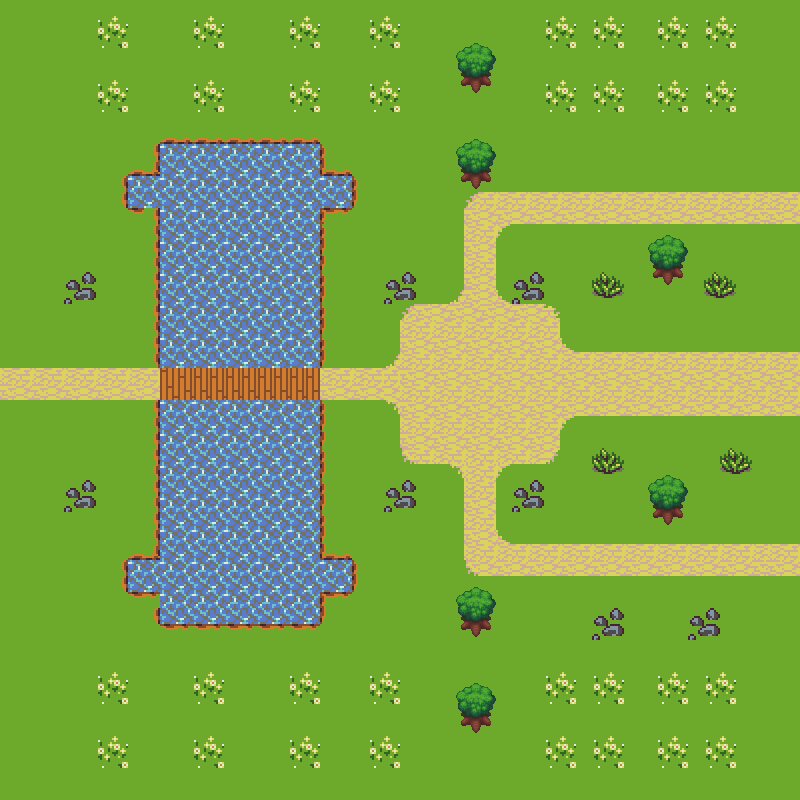

A 2D game scene composited from a Tiled map and its tileset images. What follows is a short description and the map's XML, with each tile layer's data collapsed to a summary:
An orthogonal 50x50 tile map with 16x16 px tiles, 4 tile layers (Fondo, Caminos, Agua , Arboles).

<map version="1.0" orientation="orthogonal" renderorder="right-down" width="50" height="50" tilewidth="16" tileheight="16" nextobjectid="1">
 <tileset firstgid="1" name="Sprites1" tilewidth="16" tileheight="16" tilecount="1344">
  <image source="resources/Sprites1.png" width="768" height="448" />
 </tileset>
 <layer name="Fondo" width="50" height="50">
  <data>[2500 cells, 2500 non-empty, 26 distinct tile ids]</data>
 </layer>
 <layer name="Caminos" width="50" height="50">
  <data>[2500 cells, 324 non-empty, 28 distinct tile ids]</data>
 </layer>
 <layer name="Agua " width="50" height="50">
  <data>[2500 cells, 380 non-empty, 28 distinct tile ids]</data>
 </layer>
 <layer name="Arboles" width="50" height="50">
  <data>[2500 cells, 66 non-empty, 11 distinct tile ids]</data>
 </layer>
</map>
